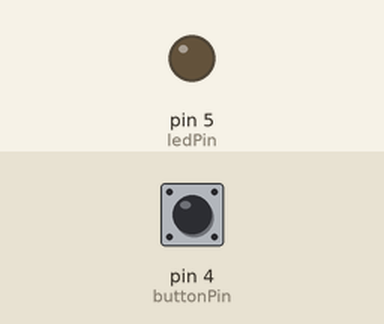
Recording of a sketch running on a simulated Arduino Uno, built with avr-gcc and run on an emulated ATmega328P. Shown: output pins drawn as LEDs (lit = HIGH). The test bench sets the inputs (shaded band); at power-on: pin 4 (buttonPin) LOW.

Above: at 1.2 s.
1.3 s: pin 4 (buttonPin) pulled HIGH for 0.15 s
At 1.37 s:
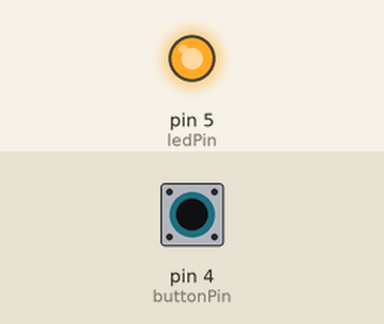
2.9 s: pin 4 (buttonPin) pulled HIGH for 3.2 s
At 7.1 s:
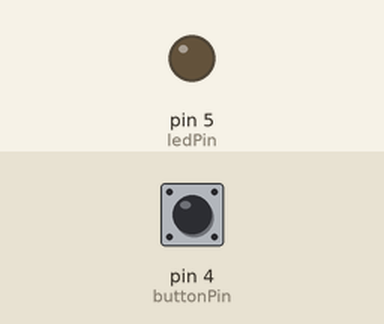
Timing chart, 0 to 8.6 s (numbered marks = the images above; inputs shaded):
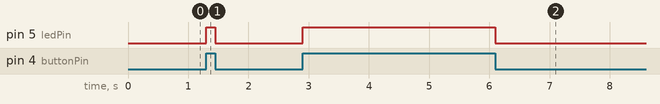

The sketch:

button_hold.ino
```cpp
const int buttonPin = 4;  // the pin that the pushbutton is attached to
const int ledPin = 5;    // the pin that the LED is attached to
int buttonState = 0;

void setup() {
  // initialize the button pin as a input:
  pinMode(buttonPin, INPUT);
  // initialize the LED pin as an output:
  pinMode(ledPin, OUTPUT);
  // initialize serial communication:
  Serial.begin(9600);
}

void loop() {
  // read the pushbutton input pin:
  buttonState = digitalRead(buttonPin);

  if (buttonState == HIGH) {
    digitalWrite(ledPin, HIGH);
  } else {
    digitalWrite(ledPin, LOW);
  }
}
```

Measured:
- after the input at 1.3 s, pin 5 (ledPin): LOW → HIGH at once, → LOW 0.15 s later
- after the input at 2.9 s, pin 5 (ledPin): LOW → HIGH at once, → LOW 3.2 s later
